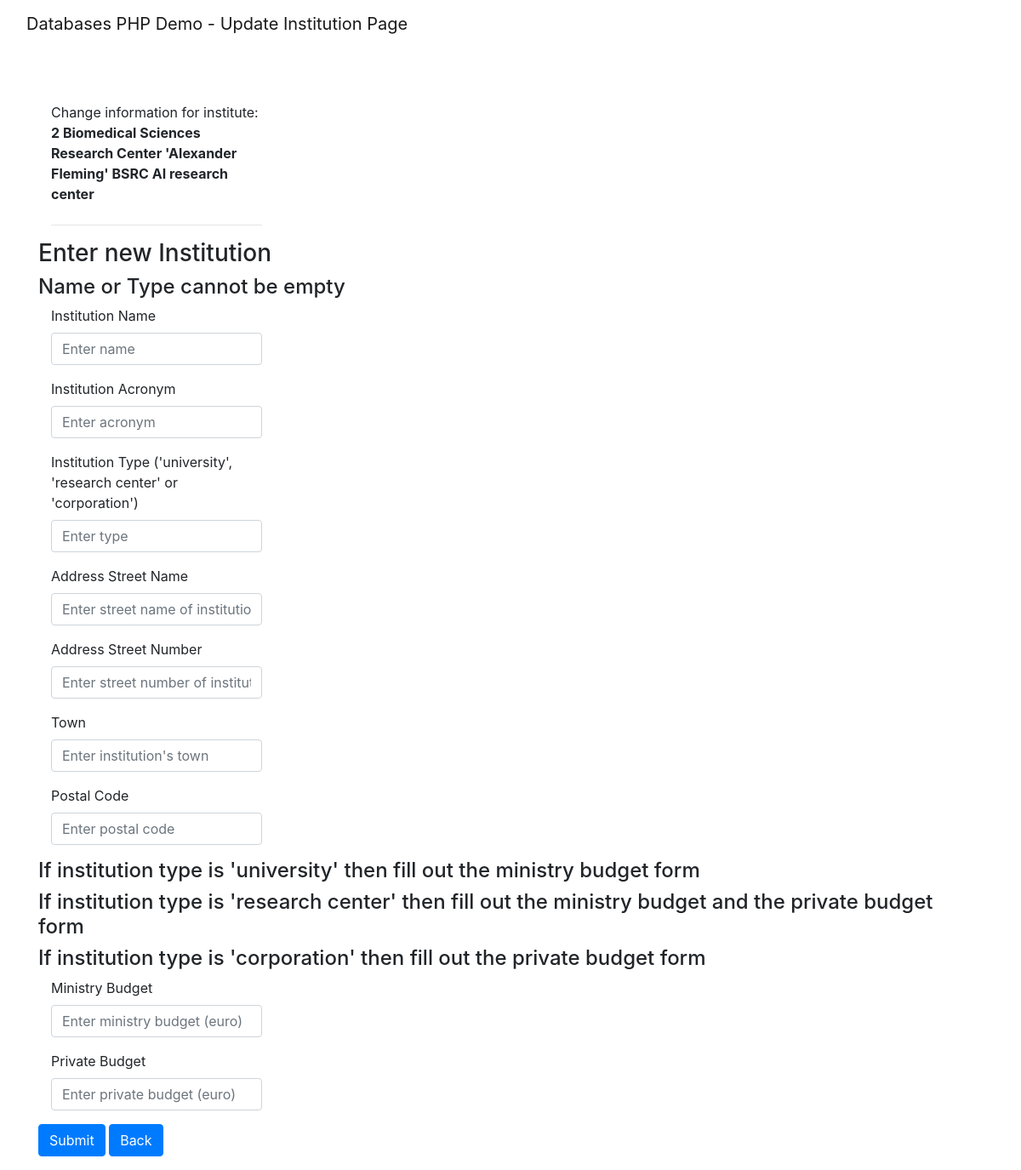
Screenshot of /elidek_website/institutions/update_institute.php?id=2 with the database file from the repository.
### tables this page shows
CREATE TABLE institute (
	inst_id INT UNSIGNED AUTO_INCREMENT,
    inst_name VARCHAR(60) NOT NULL,
	acronym VARCHAR(20),
    inst_type VARCHAR(15) NOT NULL
		CHECK (inst_type="university" OR
			inst_type="corporation" OR 
			inst_type="research center"),  
    street_name VARCHAR(45),
    street_number SMALLINT UNSIGNED,
    town VARCHAR(45),
    postal_code INT UNSIGNED,
    PRIMARY KEY (inst_id)
);

### elidek_website/institutions/update_institute.php (the view, shortened to what this page needs)
<!DOCTYPE html>
<html lang = "en">
	<head>
		<link rel = "stylesheet" href = "css/styles.css">
		<link rel = "stylesheet" href = "https://cdnjs.cloudflare.com/ajax/libs/font-awesome/6.0.0/css/all.min.css">
		<link rel = "stylesheet" href = "bootstrap/css/bootstrap.min.css">
	</head>
	<body>
		<nav class="navbar navbar-light navbar-expand-md" id="nav-bar">
			<div id="navbar-div" class="container-fluid">
				<a class="navbar-brand" id="nav-bar-text">Databases PHP Demo - Update Institution Page</a>
				<a id="navbar-items" href="/elidek/">
					<i class="fa fa-home "></i> Landing
				</a>
			</div>
		</nav>
		<div class="container">
			<div class="row" id="row">
				<div class="col-md-12">
				<?php
					$conn = OpenCon();
					$id = $_GET['id'];
					$query = "SELECT * FROM institute WHERE inst_id = $id";
					$res1 = mysqli_query($conn, $query);
					$row = mysqli_fetch_row($res1);
					echo '<div class="form-group col-sm-3 mb-3">';
						echo '<label class = "form-label">Change information for institute: <br><b>' . $row[0] . ' ' . $row[1] . ' '.$row[2]. ' '.$row[3]. '</b></label>';
					echo '<hr></div>';
				?>
				<form class="form-horizontal" name="student-form" method="POST">
					<h3> Enter new Institution </h3>
					<h4> Name or Type cannot be empty </h4>
					<div class="form-group col-sm-3 mb-3">
						<label class = "form-label">Institution Name</label>
						<input class = "form-control", placeholder="Enter name", name="name">
					</div>
					<div class="form-group col-sm-3 mb-3">
						<label class = "form-label">Institution Acronym</label>
						<input class = "form-control", placeholder="Enter acronym", name="acronym">
					</div>
					<div class="form-group col-sm-3 mb-3">
						<label class = "form-label">Institution Type ('university', 'research center' or 'corporation')</label>
						<input class = "form-control", placeholder="Enter type", name="type">
					</div>
					<div class="form-group col-sm-3 mb-3">
						<label class = "form-label">Address Street Name</label>
						<input class = "form-control", placeholder="Enter street name of institution's address", name="street_name">
					</div>
					<div class="form-group col-sm-3 mb-3">
						<label class = "form-label">Address Street Number</label>
						<input class = "form-control", placeholder="Enter street number of institution's address", name="street_number">
					</div>
					<div class="form-group col-sm-3 mb-3">
						<label class = "form-label">Town</label>
						<input class = "form-control", placeholder="Enter institution's town", name="town">
					</div>
					<div class="form-group col-sm-3 mb-3">
						<label class = "form-label">Postal Code</label>
						<input class = "form-control", placeholder="Enter postal code", name="postal_code">
					</div>
					<h4> If institution type is 'university' then fill out the ministry budget form </h4>
					<h4> If institution type is 'research center' then fill out the ministry budget and the private budget form </h4>
					<h4> If institution type is 'corporation' then fill out the private budget form </h4>
					<div class="form-group col-sm-3 mb-3">
						<label class = "form-label">Ministry Budget</label>
						<input class = "form-control", placeholder="Enter ministry budget (euro)", name="ministry_budget">
					</div>
					<div class="form-group col-sm-3 mb-3">
						<label class = "form-label">Private Budget</label>
						<input class = "form-control", placeholder="Enter private budget (euro)", name="private_budget">
					</div>
					<button class = "btn btn-primary btn-submit-custom" type="submit" name="submit_creds">Submit</button>
					<button class = "btn btn-primary btn-submit-custom" formaction="./institutions.php">Back</button>
				</form>
			</div>
			</div>
		</div>
	</body>
</html>

### elidek_website/css/styles.css (style rules this page uses)
#row { margin-top: 4rem; }
#navbar-div { display: flex; justify-content: space-between; }
#navbar-items { text-decoration: none; color: white; font-size: 16px; }
input, textarea, select { margin-top: 10px; display: block; }

### rows the page displays
institute: inst_id "2", inst_name "Biomedical Sciences Research Center 'Alexander Fleming'", acronym "BSRC AI", inst_type "research center"
